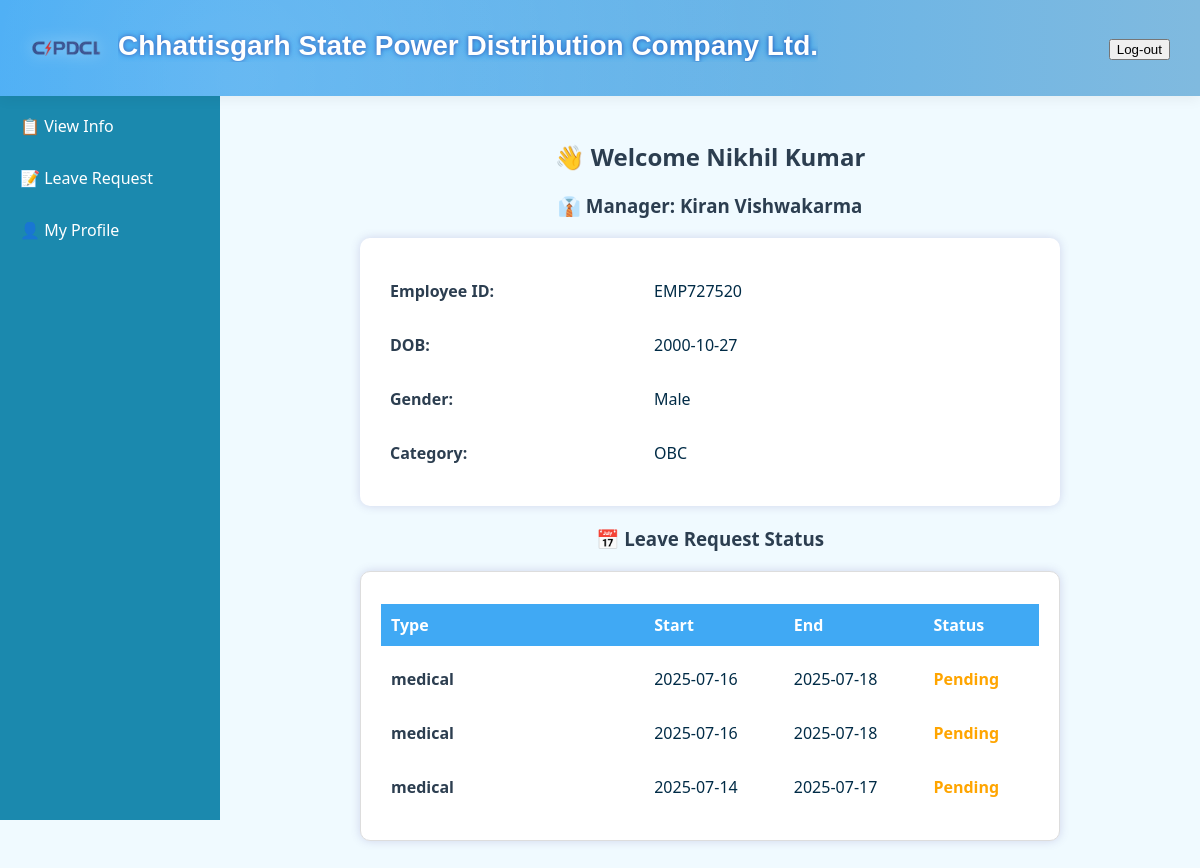
The page /employee-dashboard (signed in) on the database its author committed.
### tables this page shows
CREATE TABLE users (
            id INTEGER PRIMARY KEY AUTOINCREMENT,
            username TEXT NOT NULL UNIQUE,
            password TEXT NOT NULL,
            role TEXT NOT NULL,
            manager_id INTEGER
        , title TEXT, first_name TEXT, last_name TEXT, gender TEXT, dob TEXT, category TEXT, employee_number TEXT, contact_number TEXT, email_address TEXT, blood_group TEXT, is_disabled BOOLEAN DEFAULT 0, disability_type TEXT, has_12th BOOLEAN DEFAULT 0, `12th_stream` TEXT, `12th_percentage` REAL, `12th_year` INTEGER, `12th_school` TEXT, `12th_board` TEXT, has_graduation BOOLEAN DEFAULT 0, graduation_degree TEXT, graduation_specialization TEXT, graduation_cgpa REAL, graduation_college TEXT, graduation_year INTEGER, has_pg BOOLEAN DEFAULT 0, pg_degree TEXT, pg_specialization TEXT, pg_cgpa REAL, pg_college TEXT, pg_year INTEGER, has_phd BOOLEAN DEFAULT 0, phd_field TEXT, phd_specialization TEXT, phd_status TEXT, phd_university TEXT, phd_year INTEGER, phd_thesis TEXT, office TEXT, designation TEXT, employee_type TEXT, subgroup TEXT, class INTEGER);

CREATE TABLE leave_records (
                id INTEGER PRIMARY KEY AUTOINCREMENT,
                user_id INTEGER,
                leave_type TEXT,
                start_date TEXT,
                end_date TEXT,
                reason TEXT,
                status TEXT DEFAULT 'Pending',
                remaining_medical_leave INTEGER,
                remaining_optional_leave INTEGER,
                remaining_casual_leave INTEGER,
                FOREIGN KEY (user_id) REFERENCES users (id)
            );

### app.py (the view)
@app.route('/employee-dashboard')
@login_required
def employee_dashboard():
    if current_user.role != 'employee':
        return "Unauthorized", 403
    conn = sqlite3.connect('users.db')
    cur = conn.cursor()
    cur.execute("""
        SELECT first_name, last_name, dob, gender, category, employee_number, office
        FROM users WHERE id = ?
    """, (current_user.id,))
    emp = cur.fetchone()
    if not emp:
        conn.close()
        flash("Employee record not found.")
        return redirect(url_for('logout'))
    employee_info = {
        'first_name': emp[0],
        'last_name': emp[1],
        'dob': emp[2],
        'gender': emp[3],
        'category': emp[4],
        'employee_number': emp[5],
    }
    employee_office = emp[6]
    cur.execute("""
        SELECT first_name, last_name
        FROM users
        WHERE role = 'manager' AND office = ?
        LIMIT 1
    """, (employee_office,))
    mgr = cur.fetchone()
    manager_name = f"{mgr[0]} {mgr[1]}" if mgr else "Not Assigned"
    cur.execute("""
        SELECT leave_type, start_date, end_date, status
        FROM leave_records
        WHERE user_id = ?
        ORDER BY start_date DESC
    """, (current_user.id,))
    leave_history = [
        {'type': r[0], 'start': r[1], 'end': r[2], 'status': r[3]}
        for r in cur.fetchall()
    ]
    conn.close()
    return render_template('employee_dashboard.html',
                           employee=employee_info,
                           manager_name=manager_name,
                           leave_history=leave_history)

### app.py (called while the page is built)
@login_manager.user_loader
def load_user(user_id):
    conn = sqlite3.connect('users.db')
    cur = conn.cursor()
    cur.execute("SELECT id, username, role FROM users WHERE id = ?", (user_id,))
    row = cur.fetchone()
    conn.close()
    if row:
        return User(*row)
    return None

### templates/employee_dashboard.html (shortened to what this page needs)
<!DOCTYPE html>
<html lang="en">
<head>
</head>
<body>
  <header class="site-header shadow-sm">
    <div class="brand">
      <img src="{{ url_for('static', filename='logo1.png') }}" alt="CSPDCL logo" class="logo" />
      <h1 class="portal-title">
        <span class="typewriter">Chhattisgarh State Power Distribution Company Ltd.</span>
      </h1>
    </div>
    <a class="logout-link" href="/logout"><button>Log-out</button></a>
    <div class="header-pulse"></div>
  </header>
  <div class="sidebar">
    <a href="/employee-dashboard">📋 View Info</a>
    <a href="/leave-request">📝 Leave Request</a>
    <a href="/my-profile">👤 My Profile</a>
  </div>
<div class="main-content">
  <h2>👋 Welcome {{ employee.first_name }} {{ employee.last_name }}</h2>
  <h3>👔 Manager: {{ manager_name }}</h3>
  <table>
    <tr><td>Employee ID:</td><td>{{ employee.employee_number }}</td></tr>
    <tr><td>DOB:</td><td>{{ employee.dob }}</td></tr>
    <tr><td>Gender:</td><td>{{ employee.gender }}</td></tr>
    <tr><td>Category:</td><td>{{ employee.category }}</td></tr>
  </table>
  {% if leave_history %}
  <h3>📅 Leave Request Status</h3>
  <table style="width:100%; border: 1px solid #ddd;">
    <tr>
      <th>Type</th>
      <th>Start</th>
      <th>End</th>
      <th>Status</th>
    </tr>
    {% for l in leave_history %}
    <tr>
      <td>{{ l.type }}</td>
      <td>{{ l.start }}</td>
      <td>{{ l.end }}</td>
      <td
        class="{% if l.status == 'Approved' %}status-approved
               {% elif l.status == 'Pending' %}status-pending
               {% else %}status-rejected{% endif %}">
        {{ l.status }}
      </td>
    </tr>
    {% endfor %}
  </table>
  {% endif %}
</div>
</body>
</html>

### templates/employee_dashboard.html (style rules this page uses)
:root { --csp-blue: #80badf; --csp-blue-dark: #40a9f4; --text-dark: #002b46; --sidebar-bg: #34495e; }
body { margin: 0; font-family: "Segoe UI", Tahoma, sans-serif; background: #f0faff url("https://www.transparenttextures.com/patterns/white-wall-3.png") repeat; background-attachment: fixed; color: var(--text-dark); }
.site-header { position: fixed; top: 0; left: 0; right: 0; height: 80px; background: linear-gradient(90deg, var(--csp-blue-dark) 0%, var(--csp-blue) 100%); color: #fff; display: flex; align-items: center; justify-content: space-between; padding: 0.5rem 2rem; box-shadow: 0 4px 12px rgba(0, 0, 0, 0.05); z-index: 1000; }
.brand { display: flex; align-items: center; gap: 1rem; }
.logo { width: 70px; height: auto; object-fit: contain; filter: drop-shadow(0 0 8px rgba(255, 255, 255, 0.5)); }
.portal-title { font-size: 1.1rem; font-weight: 700; color: #ffffff; text-shadow: 0 0 4px #2e4bac, 0 0 8px #0a9cf5; }
.typewriter { font-family: 'Franklin Gothic Medium', 'Arial Narrow', Arial, sans-serif; font-size: 28px; display: inline-block; overflow: hidden; white-space: nowrap; animation: typing 5s steps(50, end) 1; }
.header-pulse { position: absolute; inset: 0; background: radial-gradient(circle at 20% 80%, rgba(255, 255, 255, 0.15) 0%, transparent 60%); animation: pulse 6s infinite alternate; pointer-events: none; }
.sidebar { width: 220px; background-color: #1b89ae; height: calc(100vh - 80px); position: fixed; top: 80px; left: 0; display: flex; flex-direction: column; padding-top: 20px; }
.sidebar a { font-size: 16px; display: block; color: white; padding: 15px 20px; text-decoration: none; }
.logout-link { position: absolute; top: 30px; right: 30px; font-size: 22px; font-weight: bold; text-decoration: none; }
.main-content { margin-left: 220px; margin-top: 100px; padding: 20px; }
h2, h3 { text-align: center; color: #2c3e50; }
table { width: 100%; max-width: 700px; background: white; border-radius: 10px; padding: 20px; box-shadow: 0 0 10px rgba(83, 74, 161, 0.212); border-collapse: separate; border-spacing: 0 12px; margin: 20px auto; }
td, th { padding: 10px; font-size: 16px; text-align: left; }
td:first-child { font-weight: bold; color: #2c3e50; width: 40%; }
th { background-color: var(--csp-blue-dark); color: white; }
.status-pending { color: orange; font-weight: bold; }

### rows shown on the page
users: first_name "Nikhil", last_name "Kumar", employee_number "EMP727520", dob "2000-10-27", gender "Male", category "OBC"
leave_records: type "medical", start "2025-07-16", end "2025-07-18", status "Pending"
leave_records: type "medical", start "2025-07-16", end "2025-07-18", status "Pending"
leave_records: type "medical", start "2025-07-14", end "2025-07-17", status "Pending"

### other values the page prints
{{ manager_name }} "Kiran Vishwakarma"
